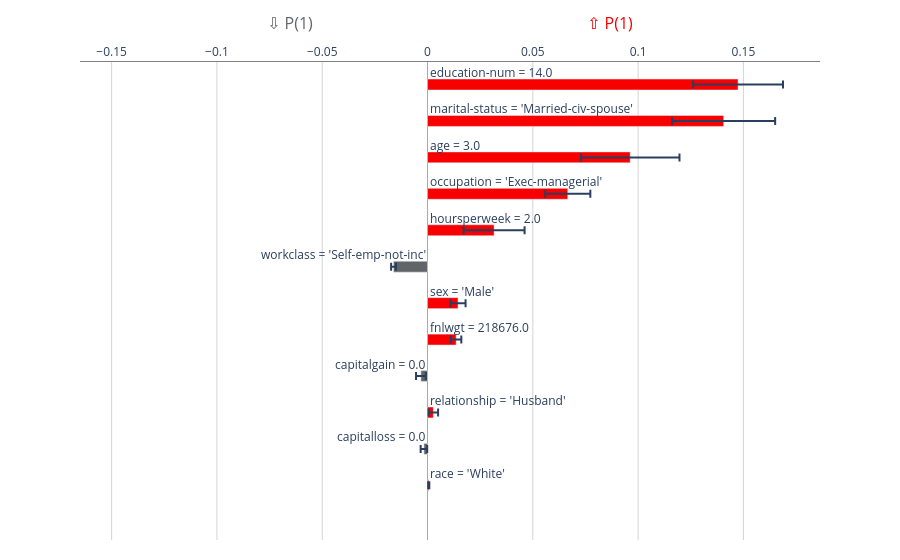

The notebook cell saved with this chart:
### Markdown cell above
Given a data sample, one can also obtain the local importance, which is the importance of the features for the model's prediction on that sample.
In the following cell, we consider sample $10$. The function `explain_prediction()` computes the local importance for a given sample.

`education-num=9.0` means that the value of feature `education-num` for that sample is `9.0`. Removing that feature would change the model's prediction by the magnitude of the bar. That is, in this case, the model's prediction for the probability that the person makes less than 50K is approximately 0.05-0.10 larger because the model knows the value of `education-num` is `9.0`.

### Code cell
result_explain_prediction_default = explainer.explain_prediction(X_train.sample(n=10))
result_explain_prediction_default[0].show_in_notebook()

### Figure 1 — Plotly figure (JSON) as saved in the notebook; plotly's stock layout.template omitted (floating-point values rounded to 4 significant figures)
{"data": [{"error_x": {"array": [0.001553, 0.002316, 0.001166], "arrayminus": [0.001553, 0.002316, 0.001166], "type": "data"}, "hovertemplate": "(%{x:.4g}, %{y})", "legendgroup": "negative", "marker": {"color": "#626567"}, "name": "64095=negative", "orientation": "h", "showlegend": false, "text": "", "textposition": "outside", "type": "bar", "width": 0.3, "x": [-0.001709, -0.003145, -0.01613], "y": ["capitalloss", "capitalgain", "workclass"]}, {"error_x": {"array": [0.0002624, 0.002261, 0.002452, 0.003572, 0.01448, 0.01072, 0.0234, 0.02446, 0.02134], "arrayminus": [0.0002624, 0.002261, 0.002452, 0.003572, 0.01448, 0.01072, 0.0234, 0.02446, 0.02134], "type": "data"}, "hovertemplate": "(%{x:.4g}, %{y})", "legendgroup": "positive", "marker": {"color": "#F80000"}, "name": "64095=positive", "orientation": "h", "showlegend": false, "text": "", "textposition": "outside", "type": "bar", "width": 0.3, "x": [0.0005778, 0.002756, 0.01359, 0.01449, 0.0316, 0.06659, 0.09623, 0.1406, 0.1475], "y": ["race", "relationship", "fnlwgt", "sex", "hoursperweek", "occupation", "age", "marital-status", "education-num"]}, {"marker": {"line": {"color": "rgba(0, 0, 0, 0)", "width": 1}}, "name": "", "orientation": "h", "showlegend": false, "type": "bar", "width": 0, "x": [-0.1475], "y": ["    "]}], "layout": {"annotations": [{"showarrow": false, "text": "race = 'White'", "x": 0, "xanchor": "left", "xref": "x", "y": 1, "yref": "y", "yshift": 12}, {"showarrow": false, "text": "capitalloss = 0.0", "x": 0, "xanchor": "right", "xref": "x", "y": 2, "yref": "y", "yshift": 12}, {"showarrow": false, "text": "relationship = 'Husband'", "x": 0, "xanchor": "left", "xref": "x", "y": 3, "yref": "y", "yshift": 12}, {"showarrow": false, "text": "capitalgain = 0.0", "x": 0, "xanchor": "right", "xref": "x", "y": 4, "yref": "y", "yshift": 12}, {"showarrow": false, "text": "fnlwgt = 218676.0", "x": 0, "xanchor": "left", "xref": "x", "y": 5, "yref": "y", "yshift": 12}, {"showarrow": false, "text": "sex = 'Male'", "x": 0, "xanchor": "left", "xref": "x", "y": 6, "yref": "y", "yshift": 12}, {"showarrow": false, "text": "workclass = 'Self-emp-not-inc'", "x": 0, "xanchor": "right", "xref": "x", "y": 7, "yref": "y", "yshift": 12}, {"showarrow": false, "text": "hoursperweek = 2.0", "x": 0, "xanchor": "left", "xref": "x", "y": 8, "yref": "y", "yshift": 12}, {"showarrow": false, "text": "occupation = 'Exec-managerial'", "x": 0, "xanchor": "left", "xref": "x", "y": 9, "yref": "y", "yshift": 12}, {"showarrow": false, "text": "age = 3.0", "x": 0, "xanchor": "left", "xref": "x", "y": 10, "yref": "y", "yshift": 12}, {"showarrow": false, "text": "marital-status = 'Married-civ-spouse'", "x": 0, "xanchor": "left", "xref": "x", "y": 11, "yref": "y", "yshift": 12}, {"showarrow": false, "text": "education-num = 14.0", "x": 0, "xanchor": "left", "xref": "x", "y": 12, "yref": "y", "yshift": 12}, {"font": {"color": "#626567", "size": 16}, "showarrow": false, "text": "⇩ P(1)", "x": 0.25, "xref": "paper", "y": 1.025, "yref": "paper", "yshift": 40}, {"font": {"color": "#F80000", "size": 16}, "showarrow": false, "text": "⇧ P(1)", "x": 0.75, "xref": "paper", "y": 1.025, "yref": "paper", "yshift": 40}], "autosize": true, "barmode": "overlay", "margin": {"b": 20, "t": 62}, "plot_bgcolor": "rgba(0, 0, 0, 0)", "title": {"x": 0.5}, "xaxis": {"autorange": true, "categoryarray": ["    ", "race", "capitalloss", "relationship", "capitalgain", "fnlwgt", "sex", "workclass", "hoursperweek", "occupation", "age", "marital-status", "education-num"], "categoryorder": "array", "gridcolor": "LightGrey", "linecolor": "Grey", "linewidth": 1, "mirror": false, "range": [-0.165, 0.1864], "showline": true, "showticklabels": true, "side": "top", "title": {"text": " "}, "type": "linear", "visible": true, "zeroline": true, "zerolinecolor": "DarkGrey", "zerolinewidth": 1}, "yaxis": {"autorange": true, "categoryarray": ["    ", "race", "capitalloss", "relationship", "capitalgain", "fnlwgt", "sex", "workclass", "hoursperweek", "occupation", "age", "marital-status", "education-num"], "categoryorder": "array", "gridcolor": "white", "linecolor": "Grey", "linewidth": 1, "mirror": false, "range": [-0.5, 12.59], "showline": true, "showticklabels": false, "side": "top", "type": "category", "visible": false, "zeroline": true, "zerolinecolor": "DarkGrey", "zerolinewidth": 1}}}
